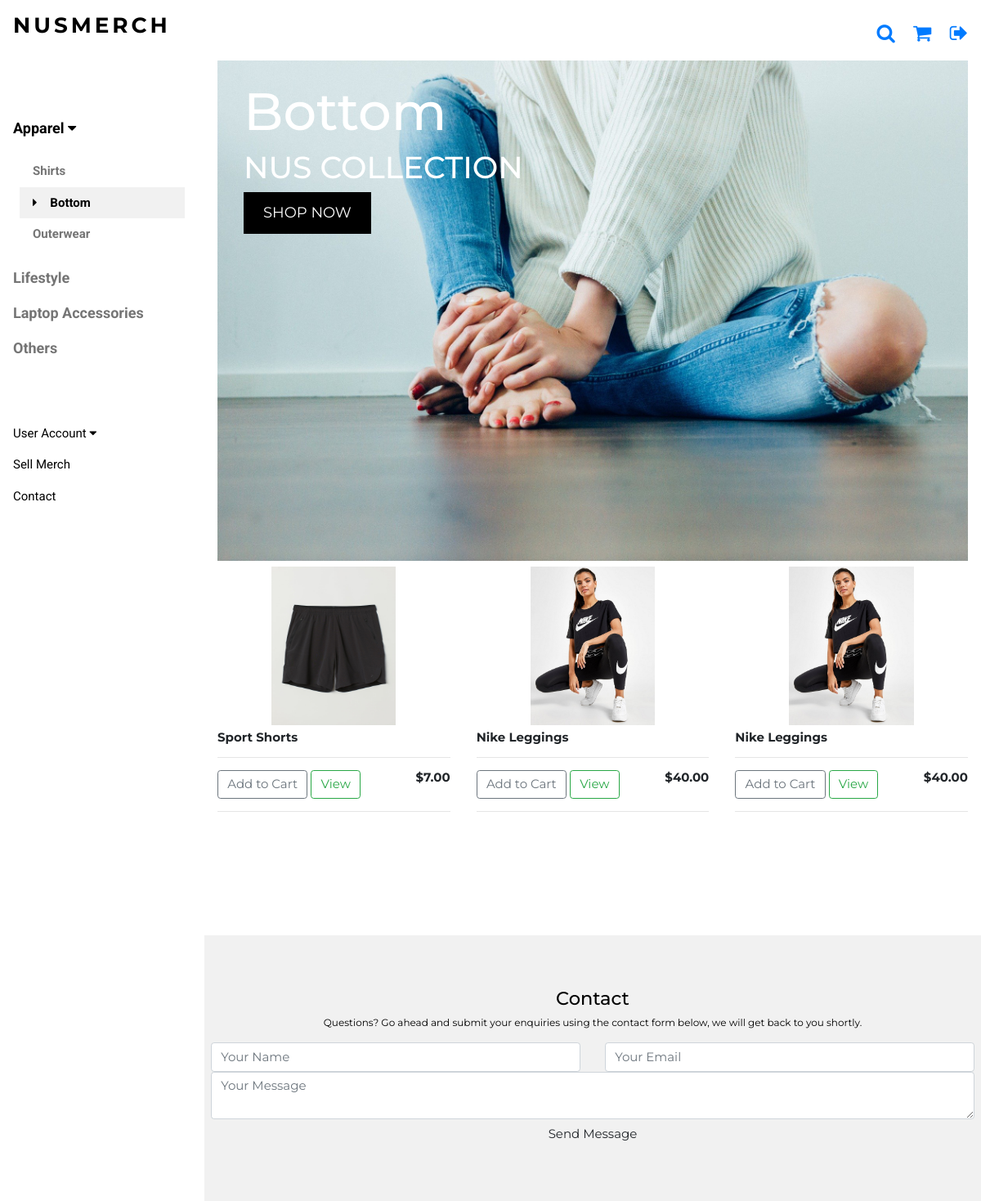
Page /bottom/ on the earlier database version.
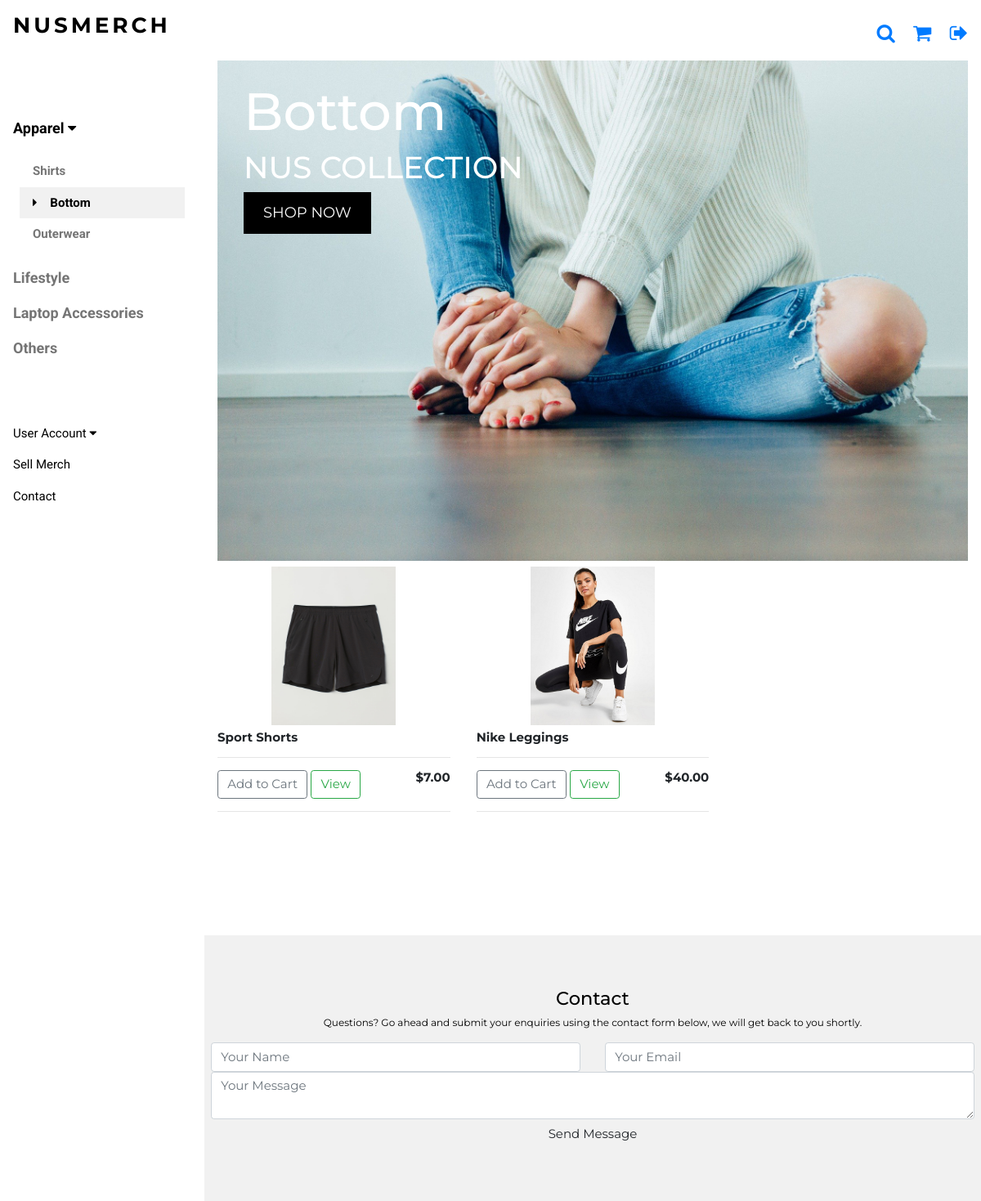
Same page on the later database version.
### nusmerch/models.py (models this page shows, shortened)
class Product(models.Model):
	cat = [
    ('Shirt', 'Shirt'),
    ('Outerwear', 'Outerwear'),
   	('Bottom', 'Bottom'),
   	('Laptop Accessories', 'Laptop Accessories'),
	('Lifestyle', 'Lifestyle'),
   	('Others', 'Others'),
   	]
	filter_type = [
		('NO', 'NO'),
		('YES', 'YES'),
	]
	faculty_types = [
		('FASS', 'Arts and Social Sciences'),
		('BIZ', 'Business'),
		('COM', 'Computing'),
		('DEN', 'Dentistry'),
		('SDE', 'Design and Environment'),
		('ENG', 'Engineering'),
		('LAW', 'Law'),
		('MED', 'Medicine'),
		('SCI', 'Science'),
	]
	Campus_Residential = [
		('TH', 'Temasek Hall'),
		('EH', 'Eusoff Hall'),
		('SH', 'Sheares Hall'),
		('RH', 'Raffles Hall'),
		('KR', 'Kent Ridge Hall'),
		('TEM', 'Tembusu'),
		('RVRC', 'Ridge View Residences'),
		('CAPT', 'College of Alice and Peter Tan'),
		('USP', 'University Scholars Programme'),
		('RC4', 'Residential College 4'),
		('NIL', 'Do Not Stay On Campus'),
	]
	name_of_MERCH = models.CharField(max_length=200,null=True)
	price = models.DecimalField(decimal_places=2,max_digits=5)
	description = models.CharField('Description/Details', max_length=100000, null=True)
	organisation = models.CharField(max_length=200,null=True)
	category = models.CharField(max_length=200,null=True,choices=cat)
	filter = models.CharField(max_length=200,null=True,choices=filter_type, default='NO')
	filter_faculty = models.CharField('Filter(Faculty)*', max_length=200, null=True, blank=True, choices=faculty_types)
	filter_matric = models.CharField('Filter(Matric)*',max_length=100000, null = True, blank=True)
	filter_email = models.CharField('Filter(NUSNET ID)*',max_length=100000, null = True, blank=True)
	filter_campus = models.CharField('Filter(Campus)*', max_length=200, null = True, blank=True, choices=Campus_Residential)
	form = models.URLField('Order Form', max_length=200)
	image = models.ImageField('Photo of MERCH**', upload_to='media',null=True)
	backview = models.ImageField('Backview of MERCH', upload_to='media',null=True)
	sizing = models.ImageField('Sizing Chart', upload_to='media',null=True)
	user = models.ForeignKey(userInfo, on_delete=models.SET_NULL,blank=True,null=True)
	iglink = models.URLField('Instagram AD', max_length=200)

### nusmerch/views.py (the view)
# urls.py: url(r'^bottom/$',views.bottom,name='bottom'),
def bottom(request):
    products = Product.objects.filter(category = "Bottom")
    if request.user.is_authenticated:
        user = request.user
        profile = userInfo.objects.get(user=user)
        pdt_nil = products.filter(filter = "NO")
        pdt_faculty = products.filter(filter_faculty = profile.faculty)
        pdt_email = products.filter(filter_email__icontains = profile.email)
        pdt_matric = products.filter(filter_matric__icontains = profile.matric)
        pdt_campus = products.filter(filter_campus=profile.campus_residential_type)
        products = pdt_faculty | pdt_campus | pdt_nil | pdt_matric | pdt_email
    else:
        products = products
    context = {'products':products}
    return render(request, "nusmerch/buttom.html", context)

### nusmerch/templates/nusmerch/buttom.html (shortened to what this page needs)
{% extends "nusmerch/merch.html" %}
{% load static %}
{% block imghead %}
  <div class="w3-display-container w3-container">
    <img src="{% static  'images/bottom.jpg' %}" alt="Jeans" style="width:100%">
    <div class="w3-display-topleft w3-text-white" style="padding:24px 48px">
      <h1 class="w3-jumbo w3-hide-small">Bottom</h1>
      <h1 class="w3-hide-small">NUS COLLECTION</h1>
      <p><a href="#shirts" class="w3-button w3-black w3-padding-large w3-large">SHOP NOW</a></p>
    </div>
  </div>
{% endblock %}
{% block menu %}
<nav class="w3-sidebar w3-bar-block w3-white w3-collapse w3-top" style="z-index:3;width:250px" id="mySidebar">
  <div class="w3-container w3-display-container w3-padding-16">
    <h3 class="w3-wide"><b>NUSMERCH</b></h3>
  </div>
  <div class="w3-padding-64 w3-large w3-text-grey" style="font-weight:bold">
      <a onclick="myAccFunc()" href="javascript:void(0)" class="w3-button w3-block w3-white w3-left-align" id="myBtn">
      Apparel  <i class="fa fa-caret-down"></i>
    </a>
    <div id="demoAcc" class="w3-bar-block w3-hide w3-padding-large w3-medium">
      <a href="/shirt/" class="w3-bar-item w3-button ">Shirts</a>
      <a href="/bottom/" class="w3-bar-item w3-button w3-light-grey"><i class="fa fa-caret-right w3-margin-right"></i>Bottom</a>
      <a href="/outerwear/" class="w3-bar-item w3-button">Outerwear</a>
    </div>
    <a href="/lifestyle/" class="w3-bar-item w3-button">Lifestyle</a>
    <a href="/laptop/" class="w3-bar-item w3-button">Laptop Accessories</a>
    <a href="/others/" class="w3-bar-item w3-button">Others</a>
  </div>
    <a onclick="myAccFunc2()" href="javascript:void(0)" class="w3-button w3-block w3-white w3-left-align" id="myBtn">
      User Account  <i class="fa fa-caret-down"></i>
    </a>
    <a href="/sell_merch/" class="w3-bar-item w3-button w3-padding">Sell Merch</a>
    <a href="#footer" class="w3-bar-item w3-button w3-padding">Contact</a>
</nav>
{% endblock %}

### nusmerch/templates/nusmerch/merch.html (shortened to what this page needs)
{% load static %}
<!DOCTYPE html>
<html lang="en">>
<link rel="stylesheet" href="{% static 'merch.css' %}" />
<link rel="stylesheet" href="https://cdnjs.cloudflare.com/ajax/libs/font-awesome/4.7.0/css/font-awesome.min.css">
<link rel="stylesheet" href="https://stackpath.bootstrapcdn.com/bootstrap/4.4.1/css/bootstrap.min.css">
<body class="w3-content" style="max-width:1200px" >
{% block menu %}
{% endblock %}
<div class="w3-main" style="margin-left:250px">
  <header class="w3-container w3-xlarge">
    <p class="w3-right">
        <a href="javascript:void(0)" class="fa fa-search w3-margin-right" onclick="document.getElementById('search').style.display='block'"></a>
      <a href="/cart/" class="fa fa-shopping-cart ">
      </a>
        <a href="{% url 'nusmerch:logout' %}" class="fa fa-sign-out w3-margin-left"></a>
    </p>
  </header>
{% block imghead %}
{% endblock %}
  <div class="w3-row">
    {% for product in products %}
    <div class="w3-col l4 s4">
      <img class="item center thumbnail" src="{{ product.image.url }}">
      <div class="w3-container">
        <h6><strong>{{product.name_of_MERCH}}</strong></h6>
        <hr>
        <button data-product={{product.id}} data-action="add" class="btn btn-outline-secondary add-btn update-cart" href="javascript:void(0)" onclick="document.getElementById('cart').style.display='block'">Add to Cart</button>
        <a class="btn btn-outline-success" href="/product/{{product.id}}/">View</a>
        <h6 style="display: inline-block; float: right"><strong>${{product.price|floatformat:2}}</strong></h6>
        <hr>
      </div>
    </div>
    {% endfor %}
  </div>
  <br/><br/><br/>
  <br/><br/><br/>
  <footer class="w3-padding-64 w3-light-grey w3-small w3-center" id="footer">
    <div class="w3-row-padding">
        <h4>Contact</h4>
        <p>Questions? Go ahead and submit your enquiries using the contact form below, we will get back to you shortly.</p>
        <form action ="{% url 'nusmerch:contact' %}" method="post">
          <div class="row">
            <div class ="col-lg-6">
              <input type="text" name="message-name" class="form-control mb-30" placeholder="Your Name">
            </div>
            <div class ="col-lg-6">
              <input type="email" name="message-email" class="form-control mb-30" placeholder="Your Email">
            </div>
            <div class ="col-12">
              <textarea name="message" class="form-control mb-30" placeholder="Your Message"></textarea>
            </div>
            <div class="col-12">
              <button type="submit" class="btn dento-btn">Send Message</button>
            </div>
          </div>
        </form>
</body>
</html>

Differences in the rows shown:
removed Product: image (picture), name_of_MERCH "Nike Leggings", price "40.00"
